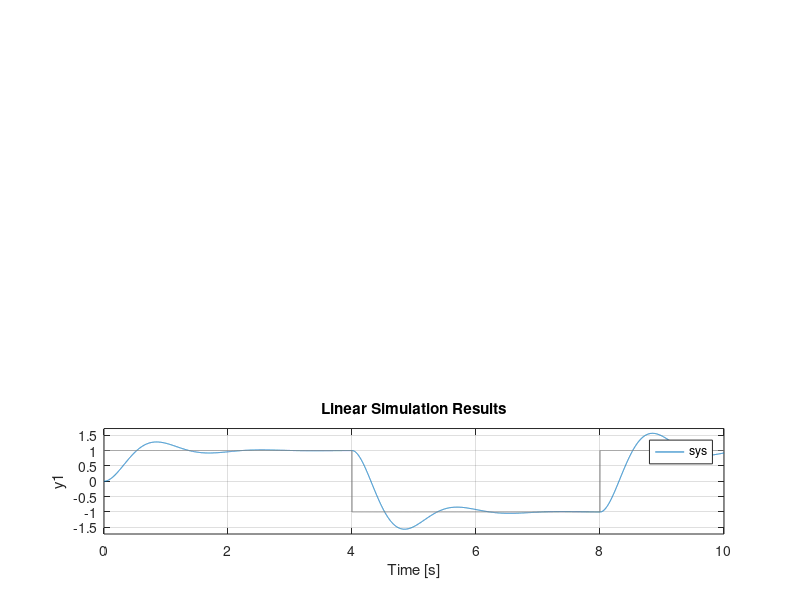
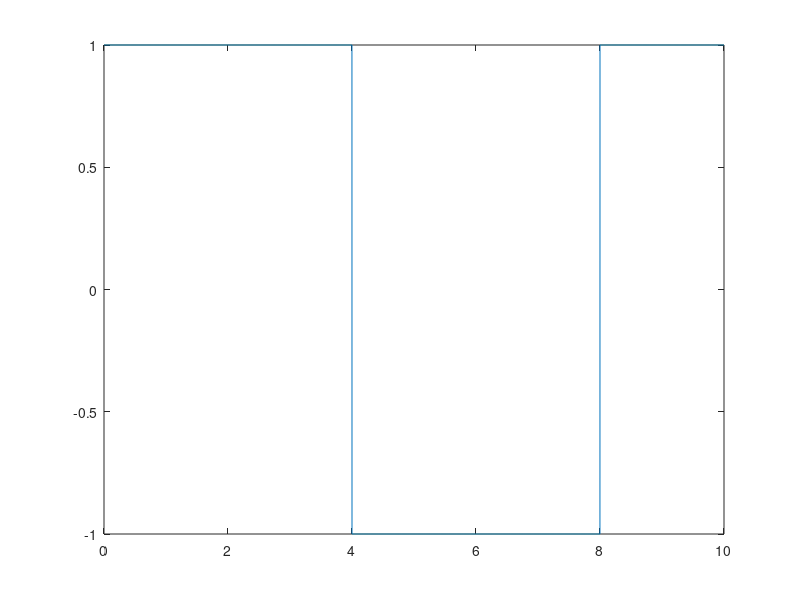

The MATLAB script that drew these images, in order:
clear; clc; close all;

% Description: Plots the step, impulse response as well as a time response
% of an input square wave of a transfer function

sys = tf(16,[1 3 16]);

% Step response
figure(1)
subplot(3,1,1)
step(sys)

% Impulse response
subplot(3,1,2)
impulse(sys)

% Input square wave
t = 0:0.001:10;
f = square(pi/4*t); % Period of 8 seconds
figure(2)
plot(t,f)

% Square wave response
figure(1)
subplot(3,1,3)
lsim(sys,f,t)
